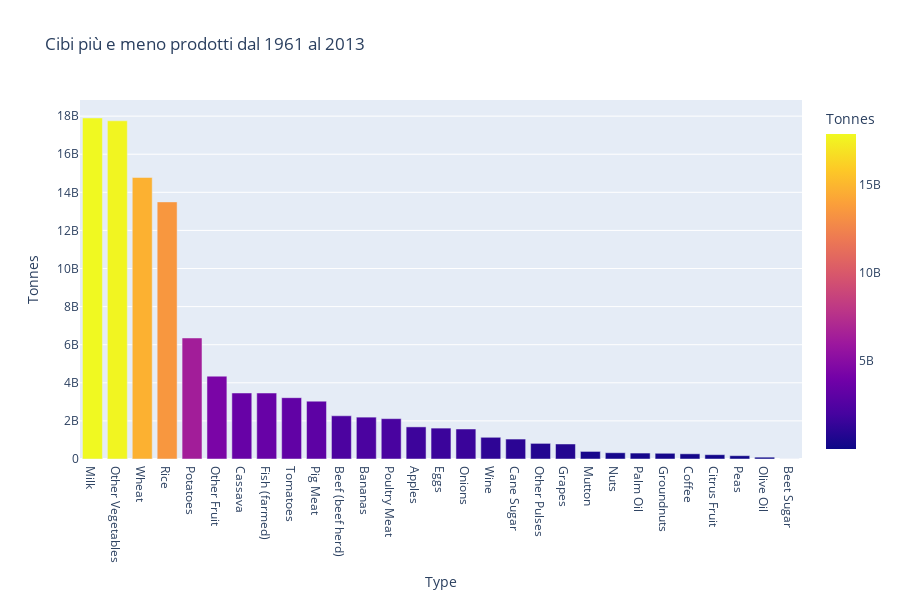

This figure's notebook cell:
### Markdown cell above
# Cibi piu' e meno prodotti dal 1961 al 2013
#### Vedremo quali sono stati i cibi più prodotti e quali meno.

### Code cell
columns_interested = ["Item", "Element", "Area", "Prod. 1961 - 2013", "Type"]
Food_items = prodotti_tracciati_df[columns_interested]
Food_items = Food_items[Food_items["Element"] == "Food"]
Food_items = Food_items.sort_values(by=["Prod. 1961 - 2013"], ascending=False).reset_index().drop(columns=["index"]).drop_duplicates().reset_index().drop(columns=["index"])
Food_items["Tonnes"] = Food_items["Prod. 1961 - 2013"] * 1000
temp_df = Food_items.groupby("Type").sum(numeric_only=True).sort_values(by="Tonnes", ascending=False)

# prodotti_tracciati_df["Tonnes"] = prodotti_tracciati_df["Prod. 1961 - 2013"] * 1000
# Food_items["Tonnes"] = prodotti_tracciati_df["Tonnes"]

fig = px.bar(
     temp_df,
     x=temp_df.index,
     y="Tonnes",
     color="Tonnes",
     title='Cibi più e meno prodotti dal 1961 al 2013',
     height=600
)

fig.show()

### Figure 1 — Plotly figure (JSON) as saved in the notebook; plotly's stock layout.template omitted (floating-point values rounded to 4 significant figures)
{"data": [{"alignmentgroup": "True", "hovertemplate": "Type=%{x}<br>Tonnes=%{marker.color}<extra></extra>", "legendgroup": "", "marker": {"color": [17904347000, 17755357000, 14780040000, 13498424000, 6353554000, 4348591000, 3465370000, 3463336000, 3219400000, 3037100000, 2268633000, 2198028000, 2118056000, 1685738000, 1622053000, 1574190000, 1139982000, 1047375000, 819820000, 788599000, 397627000, 329054000, 311984000, 300036000, 272799000, 226660000, 174386000, 96287000, 1894000], "coloraxis": "coloraxis", "pattern": {"shape": ""}}, "name": "", "offsetgroup": "", "orientation": "v", "showlegend": false, "textposition": "auto", "type": "bar", "x": ["Milk", "Other Vegetables", "Wheat", "Rice", "Potatoes", "Other Fruit", "Cassava", "Fish (farmed)", "Tomatoes", "Pig Meat", "Beef (beef herd)", "Bananas", "Poultry Meat", "Apples", "Eggs", "Onions", "Wine", "Cane Sugar", "Other Pulses", "Grapes", "Mutton", "Nuts", "Palm Oil", "Groundnuts", "Coffee", "Citrus Fruit", "Peas", "Olive Oil", "Beet Sugar"], "xaxis": "x", "y": [17904347000, 17755357000, 14780040000, 13498424000, 6353554000, 4348591000, 3465370000, 3463336000, 3219400000, 3037100000, 2268633000, 2198028000, 2118056000, 1685738000, 1622053000, 1574190000, 1139982000, 1047375000, 819820000, 788599000, 397627000, 329054000, 311984000, 300036000, 272799000, 226660000, 174386000, 96287000, 1894000], "yaxis": "y"}], "layout": {"barmode": "relative", "coloraxis": {"colorbar": {"title": {"text": "Tonnes"}}, "colorscale": [[0, "#0d0887"], [0.1111, "#46039f"], [0.2222, "#7201a8"], [0.3333, "#9c179e"], [0.4444, "#bd3786"], [0.5556, "#d8576b"], [0.6667, "#ed7953"], [0.7778, "#fb9f3a"], [0.8889, "#fdca26"], [1, "#f0f921"]]}, "height": 600, "legend": {"tracegroupgap": 0}, "title": {"text": "Cibi più e meno prodotti dal 1961 al 2013"}, "xaxis": {"anchor": "y", "domain": [0, 1], "title": {"text": "Type"}}, "yaxis": {"anchor": "x", "domain": [0, 1], "title": {"text": "Tonnes"}}}}
